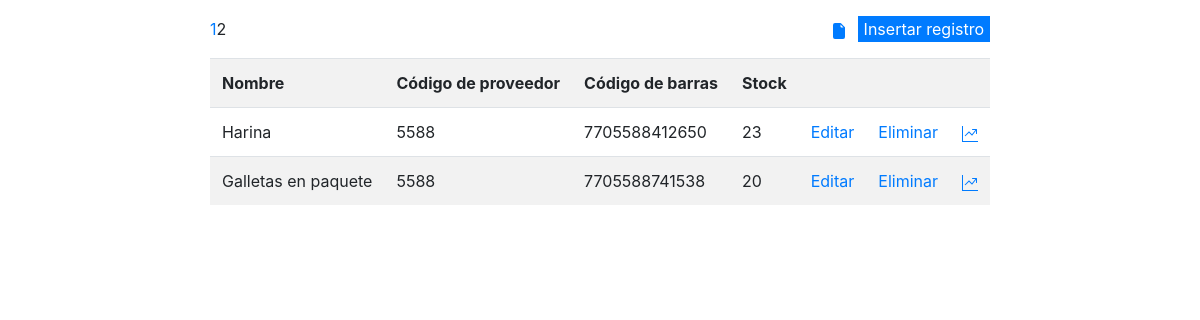
Screenshot of /index.php?pagina=2 with the database file from the repository.
### tables this page shows
CREATE TABLE `PrimaryInformationProduct` (
  `id` int(11) NOT NULL,
  `Nombre` varchar(150) NOT NULL,
  `Codigo_de_proveedor` int(11) NOT NULL,
  `Codigo_de_barras` bigint(30) NOT NULL,
  `Stock` int(11) NOT NULL,
  `created_at` timestamp NOT NULL DEFAULT current_timestamp(),
  `updated_at` timestamp NOT NULL DEFAULT '0000-00-00 00:00:00' ON UPDATE current_timestamp()
);

### index.php (the view, shortened to what this page needs)
<?php
	include_once 'helpers/init.php';
	$tamagno_pagina = 10;
	$pagina_actual = 1;
	$inicio = 0;
	if(isset($_GET["pagina"])) {
		$pagina_actual = $_GET["pagina"];
		$inicio = ($pagina_actual - 1)*$tamagno_pagina;
	}
	$ssql = "SELECT * FROM PrimaryInformationProduct";
	$rs = $bd->prepare($ssql);
	$rs->execute();
	$num_total_registros = $rs->rowCount();
	$total_paginas = ceil($num_total_registros / $tamagno_pagina);
	$ssql = "SELECT * FROM PrimaryInformationProduct LIMIT ".$inicio.",".$tamagno_pagina;
	$rs = $bd->prepare($ssql);
	$rs->execute();
	$datosProductos = $rs->fetchAll(PDO::FETCH_OBJ);
?>
<!DOCTYPE html>
<html>
<head>
	<link rel="stylesheet" type="text/css" href="assets/styleIndex.css">
	<link rel="stylesheet" type="text/css" href="assets/bootstrap/css/bootstrap.min.css">
</head>
<body>
	<div class="registers">
		<div class="pagination-insert">
			<div>
				<button class="primarys-pdf">
					<a href="views/sub-views/primarysPdf.php">
						<svg width="1em" height="1em" viewBox="0 0 16 16" class="bi bi-file-earmark-fill" fill="currentColor" xmlns="http://www.w3.org/2000/svg">
  							<path fill-rule="evenodd" d="M4 0a2 2 0 0 0-2 2v12a2 2 0 0 0 2 2h8a2 2 0 0 0 2-2V4.707A1 1 0 0 0 13.707 4L10 .293A1 1 0 0 0 9.293 0H4zm5.5 1.5v2a1 1 0 0 0 1 1h2l-3-3z"/>
						</svg>
					</a>
				</button>
				<button class="btn-show btn-primary">Insertar registro</button>
			</div>
			<div>
			<?php
				if ($total_paginas > 1){
    				for ($i=1;$i<=$total_paginas;$i++){
       					if ($pagina_actual == $i)
          					echo $pagina_actual . "";
       					else
       						echo "<a class='links' href='index.php?pagina=". $i ."'>".$i."</a>";
    				}
				}
			?>
			</div>
		</div>
		<table class="table table-striped">
			<tr>
				<th>Nombre</th>
				<th>Código de proveedor</th>
				<th>Código de barras</th>
				<th>Stock</th>
				<th></th>
				<th></th>
				<th></th>
			</tr>
			<?php foreach($datosProductos as $dato): ?>
			<tr>
				<td><?php echo $dato->Nombre; ?></td>
				<td><?php echo $dato->Codigo_de_proveedor; ?></td>
				<td><?php echo $dato->Codigo_de_barras; ?></td>
				<td><?php echo $dato->Stock; ?></td>
				<td><a href="views/sub-views/edit.php?id=<?php echo $dato->id; ?>">Editar</a></td>
				<td><a href="process/remove.php?id=<?php echo $dato->id; ?>">Eliminar</a></td>
				<td>
					<a href="views/sub-views/graph.php">
					</a>
				</td>
			</tr>
			<?php endforeach; ?>
		</table>
	</div>
</body>
</html>

### assets/styleIndex.css (style rules this page uses)
body { display: grid; height: 100vh; grid-template-columns: auto 70% auto; grid-template-rows: 25% 50% 25%; }
.registers { display: flex; flex-direction: column; grid-column: 2/3; grid-row: 1/4; justify-self: center; }
.pagination-insert { display: flex; align-items: center; flex-direction: row-reverse; justify-content: space-between; }
.btn-show { margin: 1em 0; border: none; }
.primarys-pdf { border: none; background-color: transparent; }

### rows the page displays
primaryinformationproduct: Nombre "Harina", Codigo_de_proveedor "5588", Codigo_de_barras "7705588412650", Stock "23"
primaryinformationproduct: Nombre "Galletas en paquete", Codigo_de_proveedor "5588", Codigo_de_barras "7705588741538", Stock "20"
